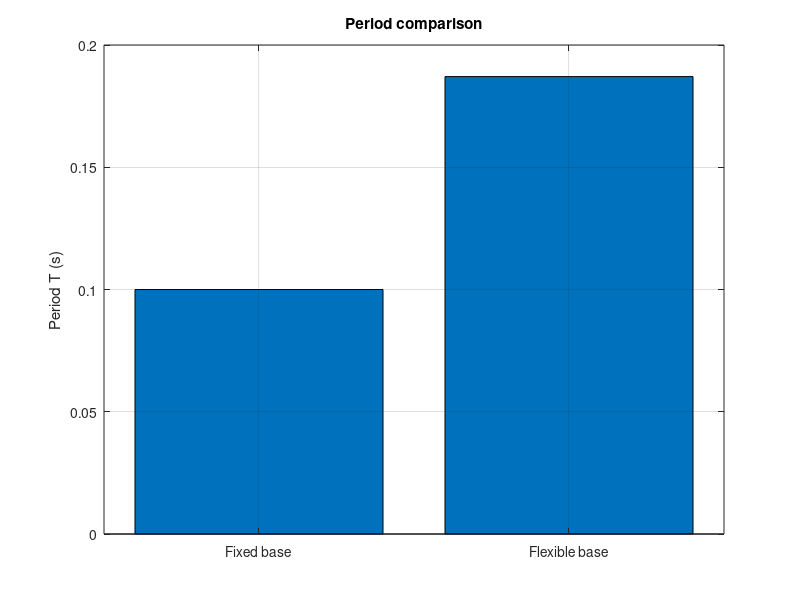
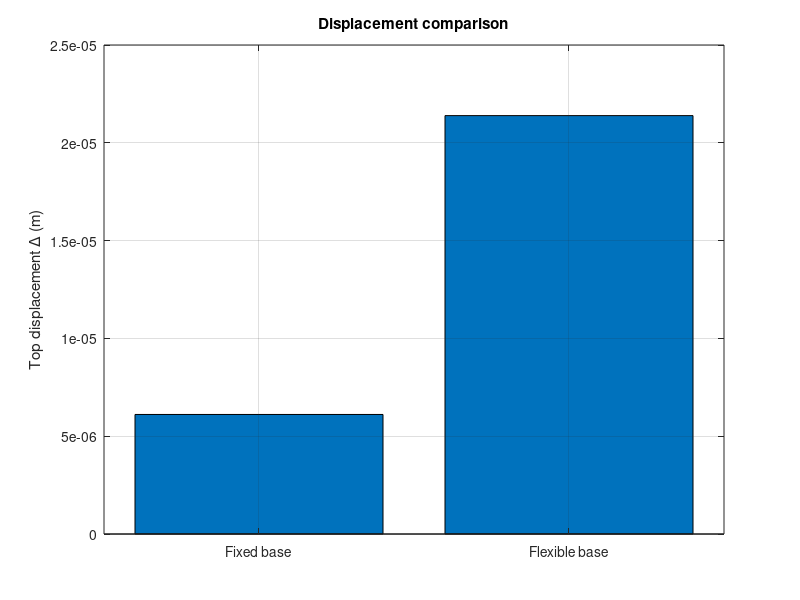
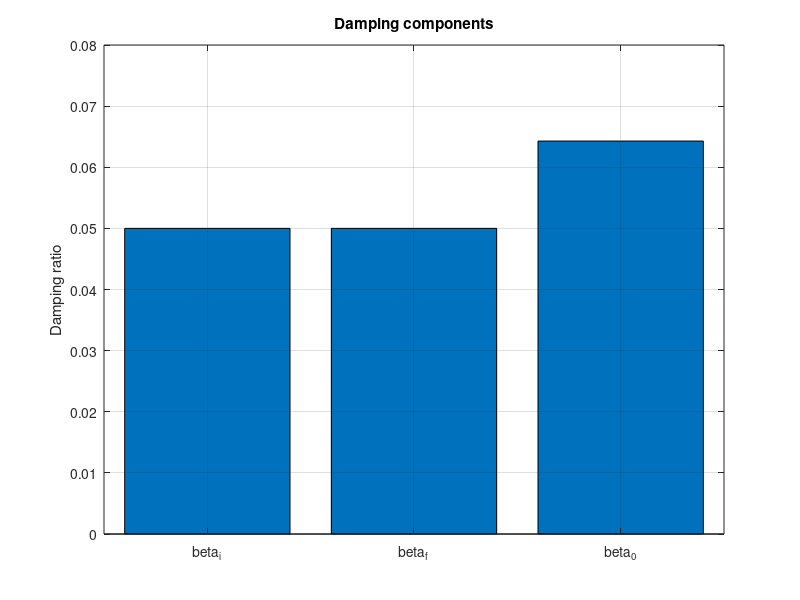
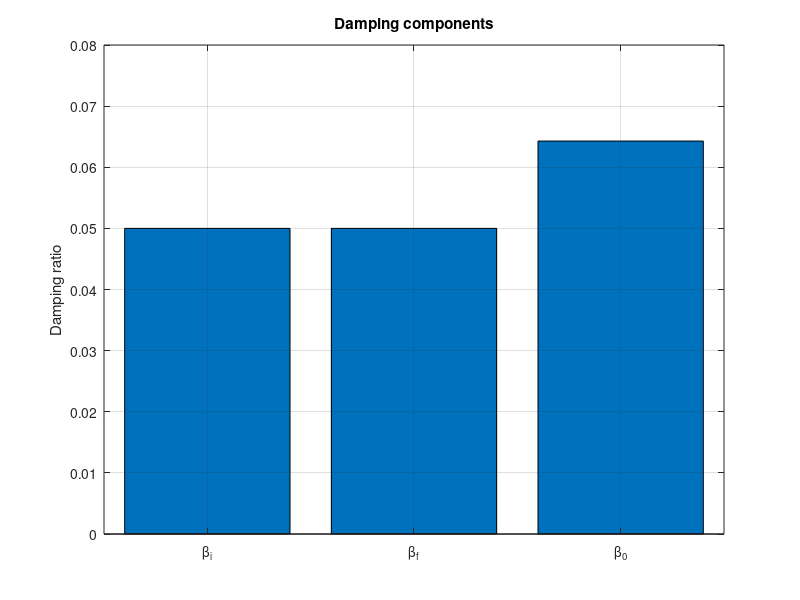

Recreate these plots in MATLAB, in order.
clear; clc; close all;

%% INPUTS
E  = 30e9;        % Pa
D  = 1.0;         % m
h  = 3.0;         % m
T0 = 0.10;        % s
F  = 1.0e3;       % N

B  = 2.0;         % m
L  = 2.0;         % m
nu = 0.35;
G  = 80e6;        % Pa
rho_s = 1800;     % kg/m^3
Vs = sqrt(G/rho_s);

beta_i  = 0.05;
beta_s  = 0.05;
beta_x  = 0.02;
beta_yy = 0.02;
n_s = 2;
n_x = 2;
n_yy = 2;

%% SECTION PROPERTIES
I = pi*D^4/64;

%% FIXED BASE
k = 3*E*I/h^3;
m = (T0/(2*pi))^2 * k;
T = 2*pi*sqrt(m/k);
Delta_fixed = F/k;

%% SSI APPROXIMATION
kx  = 0.8*k;
kyy = 0.8*k*h^2;

T_tilde = 2*pi*sqrt(m / (k/(1 + k/kx + k*h^2/kyy)));
Tr = T_tilde/T;

u_f = F/kx;
theta = (F*h)/kyy;
Delta_tilde = F/k + u_f + theta*h;

Tx  = 2*pi*sqrt(m/kx);
Tyy = 2*pi*sqrt((m*h^2)/kyy);

beta_f = ((Tr^n_s - 1)/(Tr^n_s))*beta_s + (1/(T_tilde/Tx)^n_x)*beta_x + (1/(T_tilde/Tyy)^n_yy)*beta_yy;
beta_0 = beta_f + (1/(Tr^n_s))*beta_i;

T_tilde_Veletsos = T / sqrt(max(1e-12, (1 - (h/B)^2)));
T_tilde_ASCE = T * (1 + 2*h/B);

%% OUTPUT
disp('=== SSI COLUMN MODEL RESULTS ===');
fprintf('E = %.3e Pa\n',E);
fprintf('D = %.3f m\n',D);
fprintf('I = %.6f m^4\n',I);
fprintf('h = %.3f m\n',h);
fprintf('k = %.3e N/m\n',k);
fprintf('m = %.3e kg\n',m);
fprintf('T fixed = %.4f s\n',T);
fprintf('Delta fixed = %.6e m\n',Delta_fixed);
fprintf('kx = %.3e N/m\n',kx);
fprintf('kyy = %.3e N*m/rad\n',kyy);
fprintf('T flexible = %.4f s\n',T_tilde);
fprintf('T flexible / T = %.4f\n',Tr);
fprintf('Delta flexible = %.6e m\n',Delta_tilde);
fprintf('Tx = %.4f s\n',Tx);
fprintf('Tyy = %.4f s\n',Tyy);
fprintf('beta_f = %.4f\n',beta_f);
fprintf('beta_0 = %.4f\n',beta_0);
fprintf('T Veletsos = %.4f s\n',T_tilde_Veletsos);
fprintf('T ASCE = %.4f s\n',T_tilde_ASCE);

%% SAVE CSV
results = [
    E, D, I, h, k, m, T, Delta_fixed, kx, kyy, T_tilde, Tr, Delta_tilde, Tx, Tyy, beta_f, beta_0, T_tilde_Veletsos, T_tilde_ASCE
];
csvwrite('ssi_column_results.csv', results);

%% PLOTS
figure('Color','w');
bar([T, T_tilde]);
set(gca,'XTickLabel',{'Fixed base','Flexible base'});
ylabel('Period T (s)');
title('Period comparison');
grid on;

figure('Color','w');
bar([Delta_fixed, Delta_tilde]);
set(gca,'XTickLabel',{'Fixed base','Flexible base'});
ylabel('Top displacement \Delta (m)');
title('Displacement comparison');
grid on;

figure('Color','w');
bar([beta_i, beta_f, beta_0]);
set(gca,'XTickLabel',{'beta_i','beta_f','beta_0'});
ylabel('Damping ratio');
title('Damping components');
grid on;

figure('Color','w');
bar([beta_i beta_f beta_0]);
set(gca, 'XTickLabel', {'\beta_i', '\beta_f', '\beta_0'});
ylabel('Damping ratio');
title('Damping components');
grid on;
